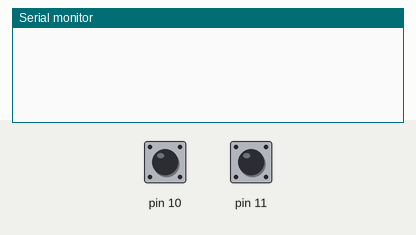
Recording of a sketch running on a simulated Arduino Uno, built with avr-gcc and run on an emulated ATmega328P. On the bench: the last lines printed to the serial monitor. Inputs (shaded band) come from the test bench; at power-on: pin 10 HIGH, pin 11 HIGH.

Above: at 1.2 s.
1.3 s: pin 10 pulled LOW for 0.15 s
At 2.6 s:
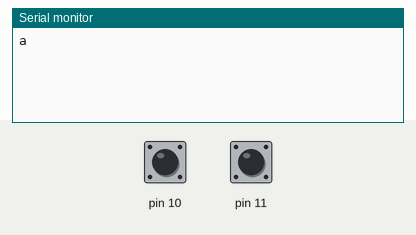
2.9 s: pin 11 pulled LOW for 0.15 s
At 3.6 s:
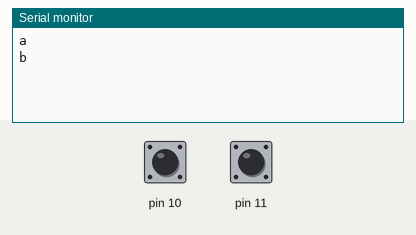
4.5 s: pin 10 driven LOW and pin 11 driven LOW
At 4.68 s:
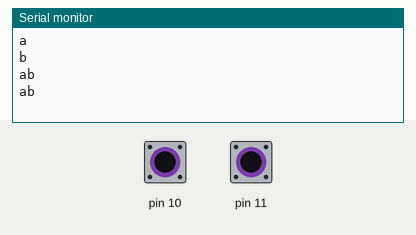

The sketch:

arduino.ino
```cpp
#include <CapacitiveSensor.h>

CapacitiveSensor   cs_4_2 = CapacitiveSensor(9,10);        // 10M resistor between pins 4 & 2, pin 2 is sensor pin, add a wire and or foil if desired
CapacitiveSensor   cs_4_6 = CapacitiveSensor(9,11);        // 10M resistor between pins 4 & 6, pin 6 is sensor pin, add a wire and or foil
//CapacitiveSensor   cs_4_8 = CapacitiveSensor(9,12);        // 10M resistor between pins 4 & 8, pin 8 is sensor pin, add a wire and or foil

void setup()
{
   cs_4_2.set_CS_AutocaL_Millis(0xFFFFFFFF);     // turn off autocalibrate on channel 1 - just as an example
   Serial.begin(9600);
}

void loop()
{
    long start = millis();
    long total1 =  cs_4_2.capacitiveSensor(30);
    long total2 =  cs_4_6.capacitiveSensor(30);
    //long total3 =  cs_4_8.capacitiveSensor(30);

    if(total1 > 55){
      Serial.print("a");
    }
    if(total2 > 55){
      Serial.print("b");
    }

    //Serial.print(millis() - start);        // check on performance in milliseconds
    //Serial.print("\t");                    // tab character for debug windown spacing
    //Serial.print(total1);                  // print sensor output 1
    //Serial.print("\t");
    //Serial.println(total2);                  // print sensor output 2
    //Serial.print("\t");
    //Serial.println(total3);                // print sensor output 3
    Serial.println();
    delay(100);                             // arbitrary delay to limit data to serial port
}
```

Measured:
- after the input at 1.3 s, the serial monitor: prints a new line after 0.09 s (image 1)
- after the input at 2.9 s, the serial monitor: prints a new line after 0.08 s (image 2)
- after the input at 4.5 s, the serial monitor: prints a new line after 0.07 s (image 3)
